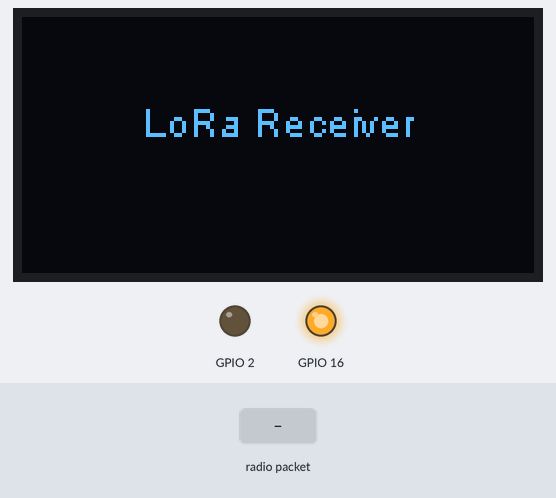
A sketch run on a simulated ESP32. Shown: 128×64 one-colour display, output pins drawn as LEDs (lit = HIGH). The inputs (shaded band) are chosen by the test bench. The OLED is the two-colour kind (top 16 rows yellow); no radio packets arrive unless stated; what the sketch prints to the serial monitor is not drawn.

Above: at 4.7 s.
4.8 s: radio packet "1" arrives
At 5.3 s:
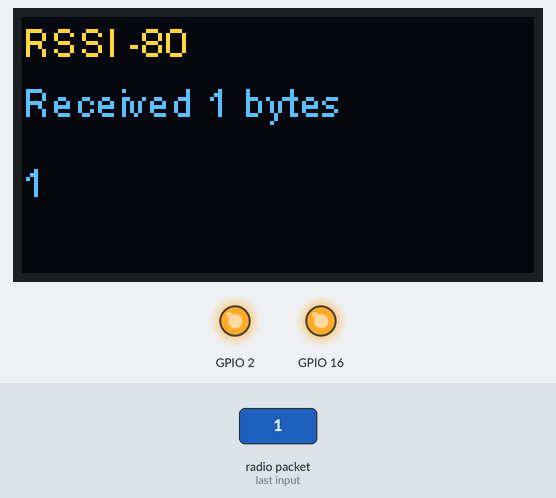
6.3 s: radio packet "0" arrives
At 7.5 s:
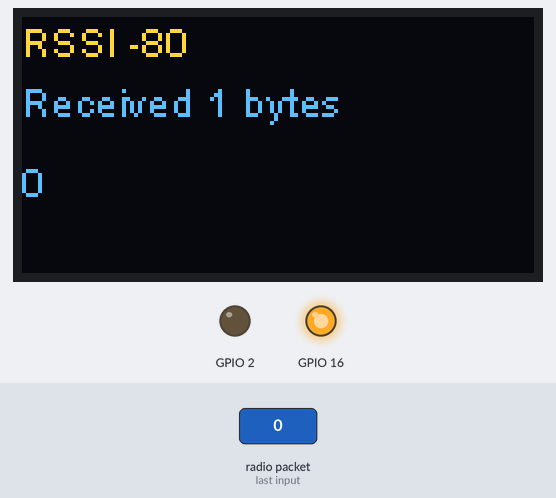
7.8 s: radio packet "2" arrives
At 8.8 s:
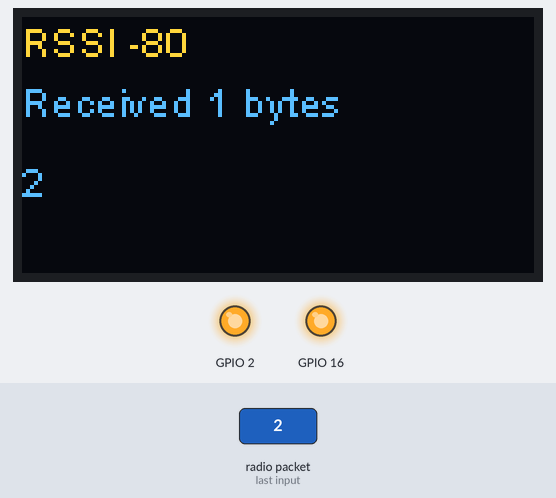
Timing chart, 0 to 10.8 s (numbered marks = the images above; inputs shaded):
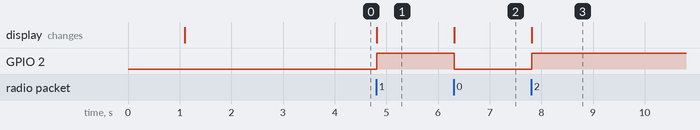

The sketch:

ReceiveLoRa.ino
```cpp
#include "SPI.h"
#include "LoRa.h"
#include "SSD1306.h"

// WIFI_LoRa_32 ports

#define SCK 5 // GPIO5 - SX1278's SCK
#define MISO 19 // GPIO19 - SX1278's MISO
#define MOSI 27 // GPIO27 - SX1278's MOSI
#define SS 18 // GPIO18 - SX1278's CS
#define RST 14 // GPIO14 - SX1278's RESET
#define DI0 26 // GPIO26 - SX1278's IRQ (interrupt request)
#define BAND 915E6 //915Mhz for USA

SSD1306 display (0x3c, 4, 15);
bool last = HIGH;
String rssi = "RSSI   ";
String packSize = "--";
String packet ;

void loraData(){
  display.clear();
  display.setTextAlignment(TEXT_ALIGN_LEFT);
  display.setFont(ArialMT_Plain_10);
  display.drawString(0 , 15 , "Received "+ packSize + " bytes");
  display.drawStringMaxWidth(0 , 35 , 128, packet);
  display.drawString(0, 0, rssi);
  display.display();
  digitalWrite(2, last);
  last = !last;
}

void cbk(int packetSize) {
  packet ="";
  packSize = String(packetSize,DEC);
  for (int i = 0; i < packetSize; i++) { packet += (char) LoRa.read(); }
  rssi = "RSSI " + String(LoRa.packetRssi(), DEC) ;
  Serial.println(packet);
  loraData();
}

void setup() {

  pinMode (16, OUTPUT);
  pinMode (2, OUTPUT);

  digitalWrite (16, LOW); // set GPIO16 low to reset OLED
  delay (50);
  digitalWrite (16, HIGH); // while OLED is running, GPIO16 must go high

  Serial.begin(115200);
  while (!Serial); //if just the the basic function, must connect to a computer

  delay(1000);

  SPI.begin (SCK, MISO, MOSI, SS);
  LoRa.setPins(SS,RST,DI0);
  if (!LoRa.begin(BAND)) {
    Serial.println("Starting LoRa failed!");
    while (1);
  }
  display.init ();
  display.flipScreenVertically ();
  display.setFont (ArialMT_Plain_10);
   display.clear ();
  display.setTextAlignment (TEXT_ALIGN_LEFT);
  display.clear ();
  display.drawString(30,20, "LoRa Receiver");
  Serial.println("LoRa Receiver");
  display.display ();
  delay (2500);
}


void loop() {
  int packetSize = LoRa.parsePacket();
  if (packetSize) { cbk(packetSize);
    }
 }
```

Measured:
- after the input at 4.8 s, GPIO 2: LOW → HIGH at once; the display: changes at once (image 1)
- after the input at 6.3 s, GPIO 2: HIGH → LOW at once; the display: changes at once (image 2)
- after the input at 7.8 s, GPIO 2: LOW → HIGH at once; the display: changes at once (image 3)
